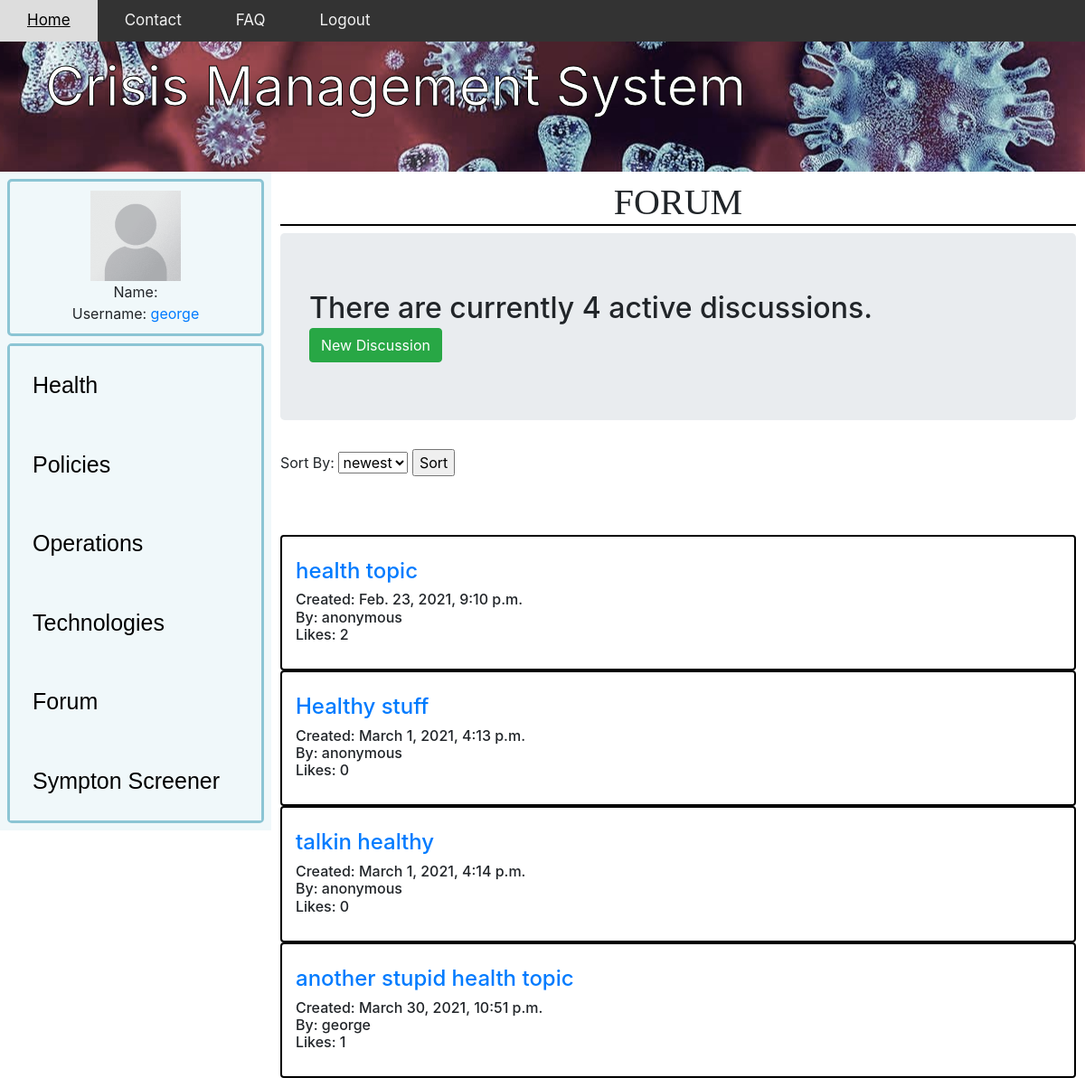
Screenshot of /forumHome/ (signed in) with the database file from the repository.
### app/models.py (models this page shows, shortened)
class forum(models.Model):
    name=models.CharField(max_length=200,default="anonymous" )
    topic= models.CharField(max_length=300, unique=True)
    section = models.CharField(max_length=12)
    description = models.CharField(max_length=1000,blank=True)
    date_created=models.DateTimeField(auto_now_add=True,null=True)
    likeCount = models.IntegerField(default=0)
    dislikeCount = models.IntegerField(default=0)
    forumLikes = models.ManyToManyField(User, related_name='forum')
    def totalLikes(self):
        return self.forumLikes.count()

### app/views.py (the view)
# urls.py: path('forumHome/',forumHome,name='forumHome'),
@login_required
def forumHome(request):
    forums=forum.objects.filter(section="Health")
    count=forums.count()
    discussions=[]
    discussionIndex = 0
    for i in forums:
        discussions.append(i.discussion_set.all())
        discussionIndex += 1
    context={'forums':forums,
              'count':count,
              'discussions':discussions,
              'discussionIndex': discussionIndex,
              }
    return render(request,'forumHome.html',context)

### app/templates/forumHome.html (shortened to what this page needs)
{% extends "app/base2.html" %}
{% load static %}
{% block content %}
<!DOCTYPE html>
<html lang="en">
<head>
    <body>
		<h1>{{section}} Forum</h1>
	</body>
    <link rel="stylesheet" href="https://stackpath.bootstrapcdn.com/bootstrap/4.5.0/css/bootstrap.min.css"0>
</head>
<body>
        <h2 class="jumbotron">
            There are currently {{count}} active {{section}} discussions.
            <div>
            <button onclick="location.href='{{request.path}}addInForum/'" class="btn btn-success">New Discussion</button>
            </div>
        </h2>
        <form method="POST" action='{{request.path}}'>
            <label for="sortBy">Sort By:</label>
            <select type="text" id="sortBy" name="sortBy">
                <option value="newest">newest</option>
            </select>
            <input type="submit" value="Sort">
        </form>
            <div class="card-columns" style="padding: 10px; margin: 20px;"></div>
            {% for forum in forums %}
                <div class="card box container">
                    <br>
                    <h6 class="card-title">
                        <a href='{% url 'forumDiscussion' forumName=forum.section forumTopic=forum.topic %}'><h4>{{forum.topic}}</h4></a>
                        <p>
                            Created: {{forum.date_created}}
                            <br>
                            By: {{forum.name}}
                            <br>
                            Likes: {{forum.totalLikes}}
                        </p>
                        </h6>
                </div>
            {%endfor%}
</body>
</html>
{%endblock%}

### app/templates/app/base2.html (shortened to what this page needs)
{% load static %}
<!DOCTYPE html>
<html>
	<head>
		<link rel="stylesheet" type="text/css" href="{% static 'css/main.css'%}">
	</head>
    <body>
        <div class="topnav" >
            <a class="active" href="#home" onclick="location.href='/'">Home</a>
            <a href="#contact" onclick="location.href='/contact'">Contact</a>
            <a href="#faq" onclick="location.href='/faq'">FAQ</a>
            {% if request.user.is_authenticated %}
            <a href="{% url 'logout' %}">Logout</a>
            {% else %}
            <a href="#Login" onclick="location.href='/accounts/login'">Login</a>
            {% endif %}
        </div>
        <header>Crisis Management System</header>
        <div class="homecolumn left" >
            <div class="homerow top" >
                <section>
                    {% if user.is_authenticated %}
                        <img src="{% static 'app/images/blank.png' %}" width="100" height="100">
                        <br>Name: {{ user.get_full_name }}
                        <br>Username: <a href="/userDiscussions/">{{ user.username }}</a>
                    {% else %}
                        <button onclick="location.href='/accounts/login'" class="button button1">Login</button>
                    {% endif %}
                </section>
            </div>
            <div class="homerow bottom" >
                <button onclick="location.href='/health'" class="homebutton">
                    Health</button>
                <button onclick="location.href='/policies'" class="homebutton">
                    Policies</button>
                <button onclick="location.href='/operation'" class="homebutton">
                    Operations</button>
                <button onclick="location.href='/technologies'" class="homebutton">
                    Technologies</button>
                <button onclick="location.href='/forumMain'" class="homebutton">
                    Forum</button>
                <button onclick="location.href='/screener'" class="homebutton">
                    Sympton Screener</button>
            </div>
        </div>
        <div class="homecolumn right">
            <div class="homerow full">
                {% block content %}{% endblock %}
            </div>
        </div>
    </body>
</html>

### app/static/css/main.css (style rules this page uses)
.topnav { background-color: #333; overflow: hidden; position: fixed; width: 100%; z-index: 1; }
.topnav a { float: left; color: #f2f2f2; text-align: center; padding: 10px 30px; text-decoration: none; font-size: 17px; }
h1 { font-size: 32px; text-align: center; font-family: serif; font-weight: bold; text-transform: uppercase; }
h1:after { content:' '; display:block; border: 1px solid black; }
body { margin: 0; padding: 0; }
.homebutton { border: none; color: black; padding: 25px; text-align: left; font-size: 25px; font-family: 'Trebuchet MS', sans-serif; cursor: pointer; display: block; width: 100%; background-color: #f0f8fa; }
header { -webkit-text-stroke-width: 1px; -webkit-text-stroke-color: black; background-image: url("covid.jpg"); overflow: hidden; margin-left: auto; margin-right: auto; background-position: center; background-repeat: no-repeat; padding: 50px; color: white; font-size: 60px; }
.homerow { float: top; }
.top { height: 25%; border: 3px solid #8cc5d4; border-radius: 5px; text-align: center; margin: 8px; padding: 10px }
.bottom { height: 75%; border: 3px solid #8cc5d4; border-radius: 5px; margin: 8px; }
.full { height: 100%; margin: 10px; }
.homecolumn { float: left; border: 10px; }
.left { width: 25%; background: #f0f8fa; }
.right { width: 75%; }

### app/templates/forumHome.html (style rules this page uses)
.box { border: 2px solid black; margin: 0 auto; }

### rows the page displays
forum: topic "health topic", date_created "Feb. 23, 2021, 9:10 p.m.", name "anonymous", totalLikes "2"
forum: topic "Healthy stuff", date_created "March 1, 2021, 4:13 p.m.", name "anonymous", totalLikes "0"
forum: topic "talkin healthy", date_created "March 1, 2021, 4:14 p.m.", name "anonymous", totalLikes "0"
forum: topic "another stupid health topic", date_created "March 30, 2021, 10:51 p.m.", name "george", totalLikes "1"

### other values shown
{{ user.username }} "george"
{{ count }} "4"
